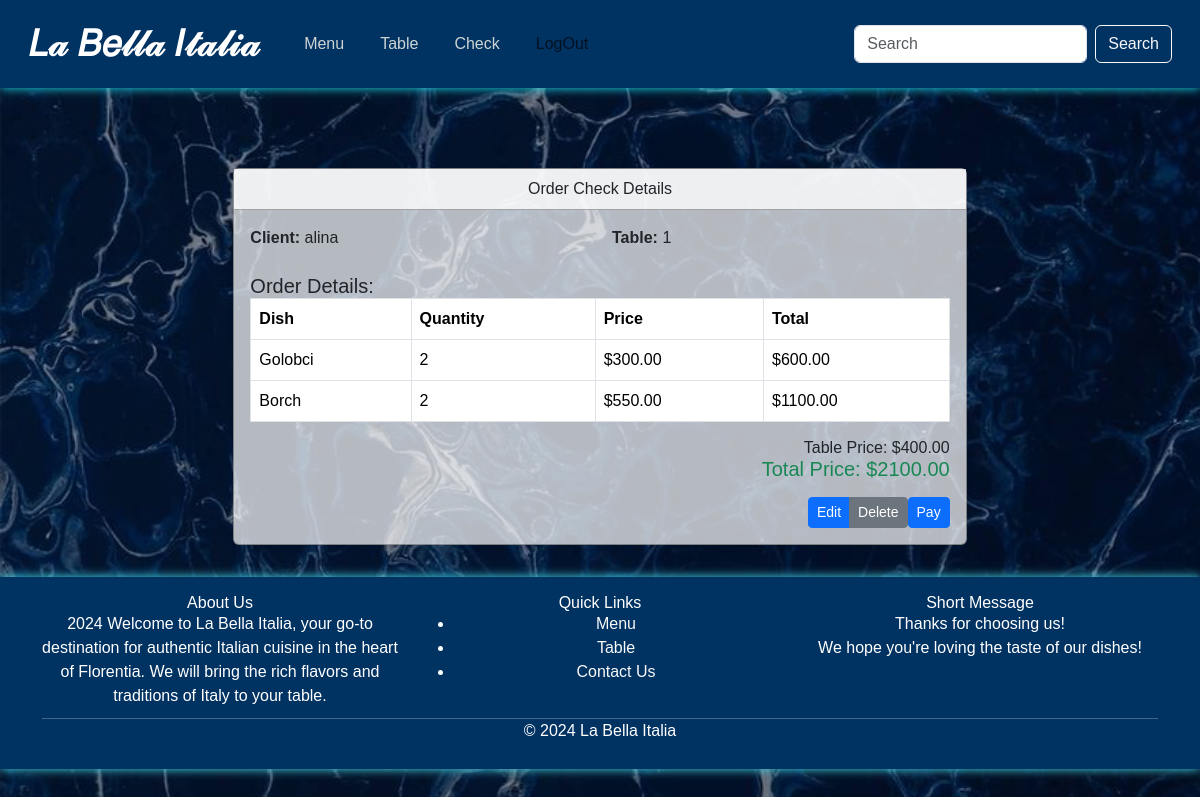
The app's page /checks/1 (signed in), older data.
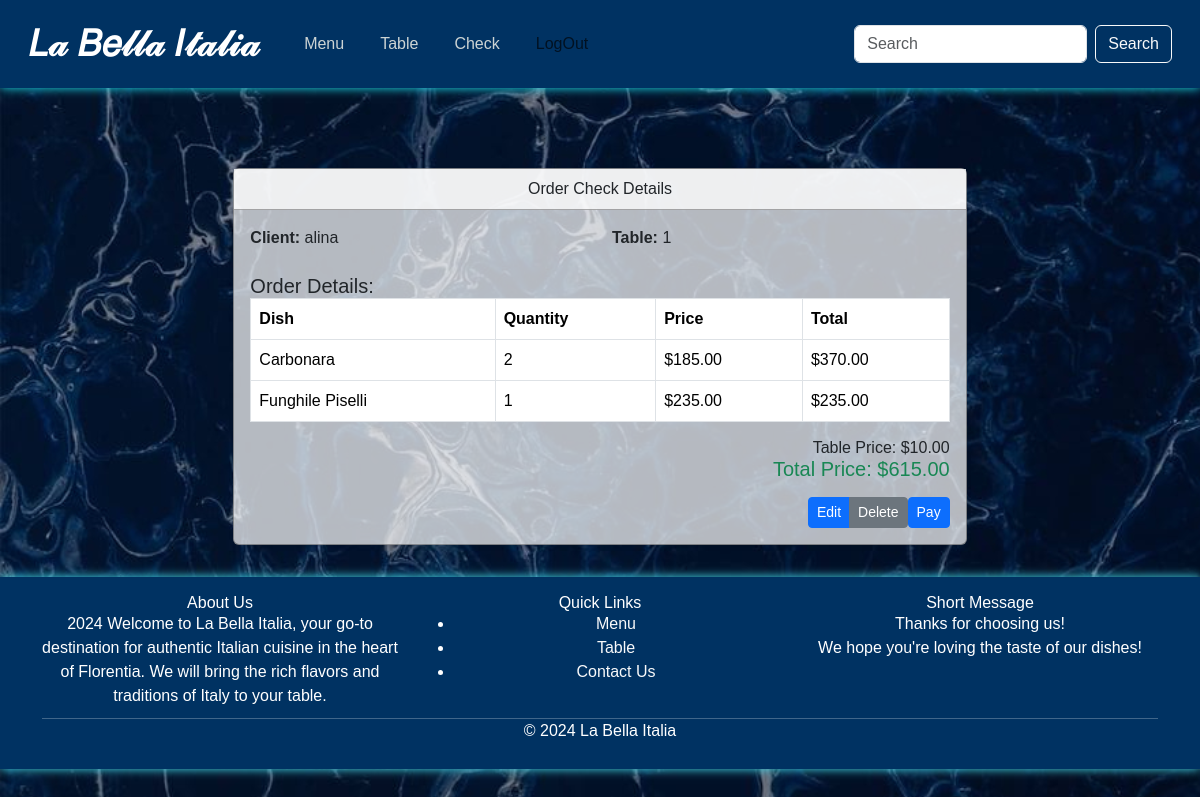
The same page, newer data.
### project/models.py (models this page shows)
class Dish(models.Model):
    SORTDT = [
        ("Breakfast", "breakfast"),
        ("Lunch", "lunch"),
        ("Dinner", "dinner")
    ]
    SORT = [
        ("Appetizers", "appetizers"),
        ("Main Courses", "main"),
        ("Side Dishes", "side"),
        ("Desserts", "desserts"),
        ("Beverages", "beverages"),
        ("Soups", "soups"),
        ("Salads", "salads")
    ]
    name = models.CharField(max_length=255)
    ingredients = models.TextField()
    gram = models.CharField(max_length=255)
    sort_daytime = models.CharField(max_length=15, choices=SORTDT, blank=True, null=True)
    sort = models.CharField(max_length=50, choices=SORT)
    image = models.ImageField( upload_to='dish_img/', blank = True, null = True)

class DishPrice(models.Model):
    dish = models.ForeignKey(Dish, on_delete=models.CASCADE)
    price = models.DecimalField(max_digits=10, decimal_places=2)
    date = models.DateTimeField(auto_now_add=False)

class TablePrice(models.Model):
    table = models.ForeignKey(Table, on_delete=models.CASCADE)
    price = models.DecimalField(max_digits=10, decimal_places=2)
    date = models.DateTimeField(auto_now_add=False)

### project/views.py (the view)
# urls.py: path('checks/<int:pk>', CheckDetailView.as_view(), name='check-detail'),
class CheckDetailView(LoginRequiredMixin, DetailView):
    model = Check
    template_name = "check/check_detail.html"
    context_object_name = "check"
    def get_context_data(self, **kwargs):
        context = super().get_context_data(**kwargs)
        check = self.object  # The current Check instance
        orders = []
        total_price = 0
        for order in check.orders.all():
            for dish in order.id_dishes.all():
                latest_price = DishPrice.objects.filter(dish=dish, date__lte=check.date).order_by('-date').first()
                price = latest_price.price if latest_price else 0
                quantity = order.number
                total = price * quantity
                orders.append({
                    'dish': dish.name,
                    'quantity': quantity,
                    'price': price,
                    'total': total,
                })
                total_price += total
        latest_table_price = TablePrice.objects.filter(table=check.id_table, date__lte=check.date).order_by('-date').first()
        if latest_table_price:
            total_price += latest_table_price.price
            context["table_price"] = latest_table_price.price
        else:
            context["table_price"] = 0
        context["orders"] = orders
        context["total_price"] = total_price
        return context

### templates/check/check_detail.html (shortened to what this page needs)
{% extends 'base.html' %}
{% load static %}
{% block content %}
<div class="container mt-5">
    <div class="row justify-content-center">
        <div class="col-md-8">
            <div class="card shadow-sm">
                <div class="card-header bg-white text-center">
                    <p>Order Check Details</p>
                </div>
                <div class="card-body">
                    <div class="row mb-3">
                        <div class="col-md-6">
                            <p><strong>Client:</strong> {{ check.id_client.username }}</p>
                        </div>
                        <div class="col-md-6">
                            <p><strong>Table:</strong> {{ check.id_table.name }}</p>
                        </div>
                    </div>
                    <h5 class="mt-4">Order Details:</h5>
                    <table class="table table-bordered">
                        <thead>
                            <tr>
                                <th>Dish</th>
                                <th>Quantity</th>
                                <th>Price</th>
                                <th>Total</th>
                            </tr>
                        </thead>
                        <tbody>
                            {% for order in orders %}
                            <tr>
                                <td>{{ order.dish }}</td>
                                <td>{{ order.quantity }}</td>
                                <td>${{ order.price|floatformat:2 }}</td>
                                <td>${{ order.total|floatformat:2 }}</td>
                            </tr>
                            {% endfor %}
                        </tbody>
                    </table>
                    <h6 class="text-end">Table Price: ${{ table_price|floatformat:2 }}</h6>
                    <h5 class="text-end text-success">Total Price: ${{ total_price|floatformat:2 }}</h5>
                    <div class="d-flex justify-content-end mt-3">
                        {% if user.is_authenticated %}
                            {% if user.is_staff %}
                            <div class="btn-group">
                                <a href="{% url 'check-update' check.id %}" class="btn btn-sm btn-primary">Edit</a>
                                <a href="{% url 'check-delete' check.id %}" class="btn btn-sm btn-secondary">Delete</a>
                            </div>
                            {% endif %}
                        {% endif %}
                        <div class="btn-group">
                            <a href="" class="btn btn-sm btn-primary">Pay</a>
                        </div>
                    </div>
                </div>
            </div>
        </div>
    </div>
</div>
{% endblock %}

Row changes from the older to the newer data that the page shows:
removed Dish: dish "Borch"
removed DishPrice: price "550.00"
removed TablePrice: price "400.00"
added Dish: dish "Carbonara"
now on this page (row edited): DishPrice: price "235.00"
now on this page (row edited): TablePrice: price "10.00"
Text that changed along with them:
{{ total_price|floatformat:2 }}: "2100.00" → "615.00"
new list line: "2 $ $ 370.00"
new list line: "185.00"
new list line: "Funghile Piselli"
new list line: "1 $ $ 235.00"
list line gone: "Golobci"
list line gone: "2 $ $ 600.00"
list line gone: "300.00"
list line gone: "2 $ $ 1100.00"
